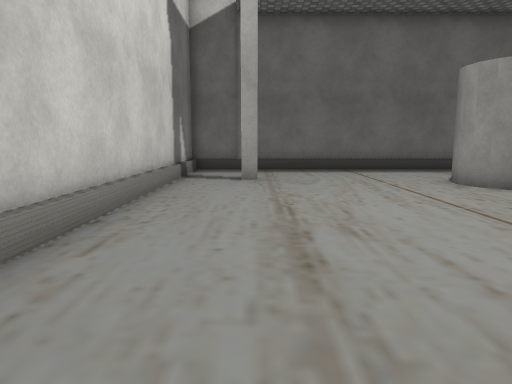
view 1 (above)

12 first-person views from a walk through a 3-D level made in the Unity game engine. The camera is 1.2 m above the floor, tilts 8° down and sees 70° across. The floor is counted in squares, 1 m on a side. Each view is taken from the middle of a square. On the plan, view 1 faces up. The plan holds only what a view shows up to about 15 squares ahead; the rest is blank. The place goes on beyond the plan. The player character is not drawn. Some surface patterns are stand-ins.

view 2
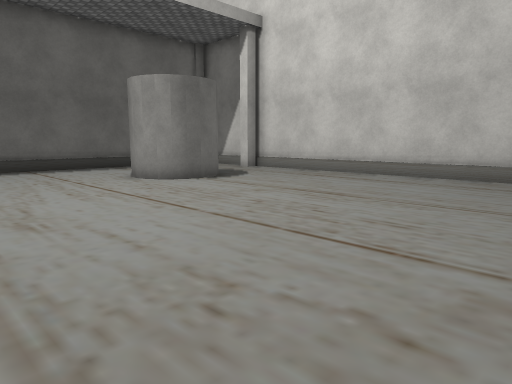

view 3
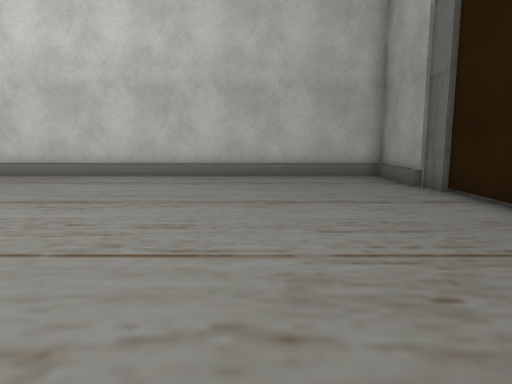

view 4
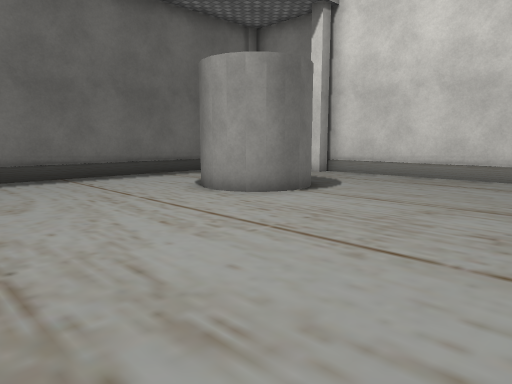

view 5
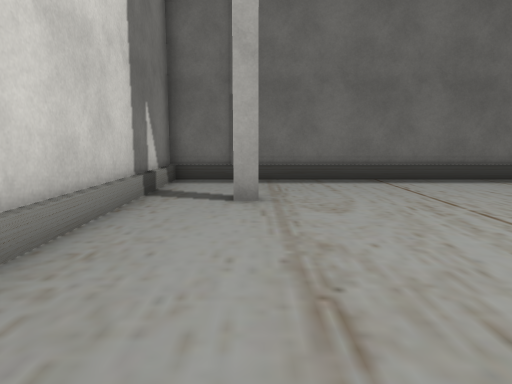

view 6
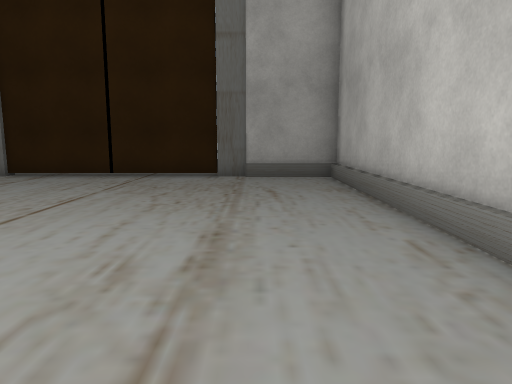

view 7
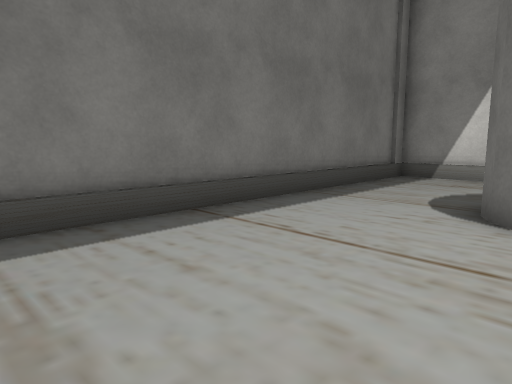

view 8
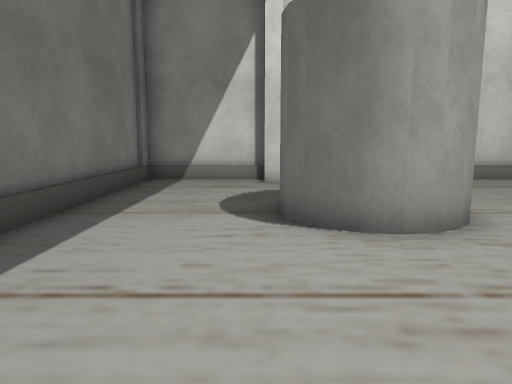

view 9
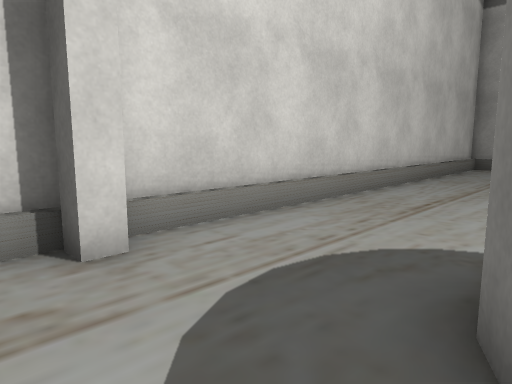

view 10
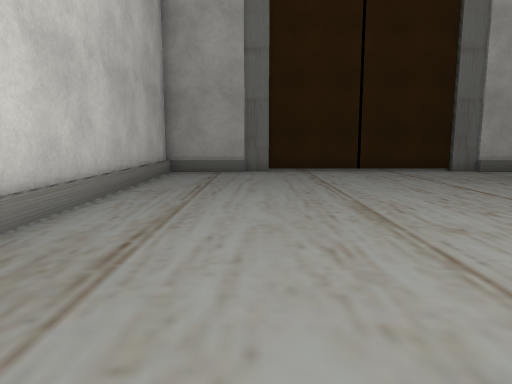

view 11
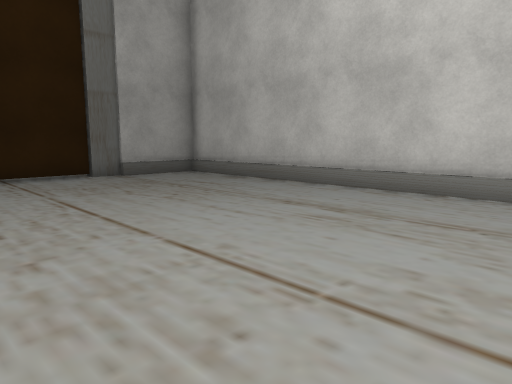

view 12
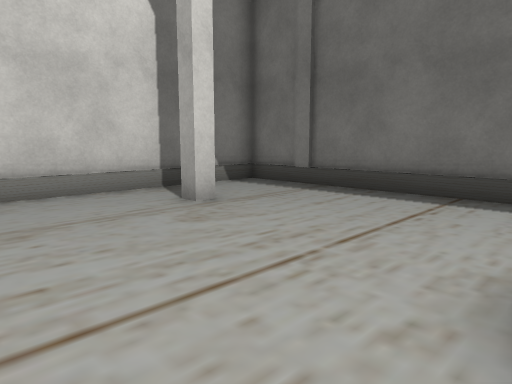

### Floor plan
Points are (right, up) in squares from view 1. A wall is a line through its corners. A room is listed if a view was taken in it or the views show most of it. See-through windows are left out.
Room 1 (views 1, 2, 3, 4, 5, 6, 7, 8, 9, 10, 11, 12)
walls: (6.4, 8.7) (5.9, 9.2) (5.6, 9.9) (5.7, 10.6) (6, 11.2) (6.6, 11.5) (7.2, 11.6); (6.9, 8.6) (6.2, 8.9); (5.7, 9.4) (5.6, 10.3); (7.4, 8.6) (6.6, 8.7); (8.4, 9.3) (8, 8.9) (7.6, 8.7) (7.1, 8.6); (5.9, 11) (6.4, 11.5); (8.3, 11) (8.6, 10.5); (12.3, 11.2) (11.7, 11.2) (11.7, 11.7) (12.3, 11.7); (9.4, -4.2) (12.3, -4.2); (0.2, -4.5) (9.5, -4.5); (12.3, 15.3) (11.5, 15.3); (12.3, 15.5) (-2.7, 15.5) (-2.7, -4.2) (0.4, -4.2); (12.5, -4.2) (12.5, 15.3)
low walls: (12.3, 10.5) (12.3, 11.2); (12.3, 11.7) (12.3, 12.5); (12.3, 14.5) (12.3, 15.3)

Where each view was taken, in squares from view 1:
view 1: 0 up, 0 right, facing up
view 2: 1 down, 0 right, facing up-right
view 3: 0 up, 0 right, facing right
view 4: 3 up, 0 right, facing up-right
view 5: 4 up, 0 right, facing up
view 6: 8 up, 0 right, facing down
view 7: 10 up, 0 right, facing up-right
view 8: 12 up, 1 right, facing right
view 9: 13 up, 8 right, facing down-right
view 10: 10 up, 9 right, facing down
view 11: 8 up, 6 right, facing down-left
view 12: 7 up, 6 right, facing up-left
